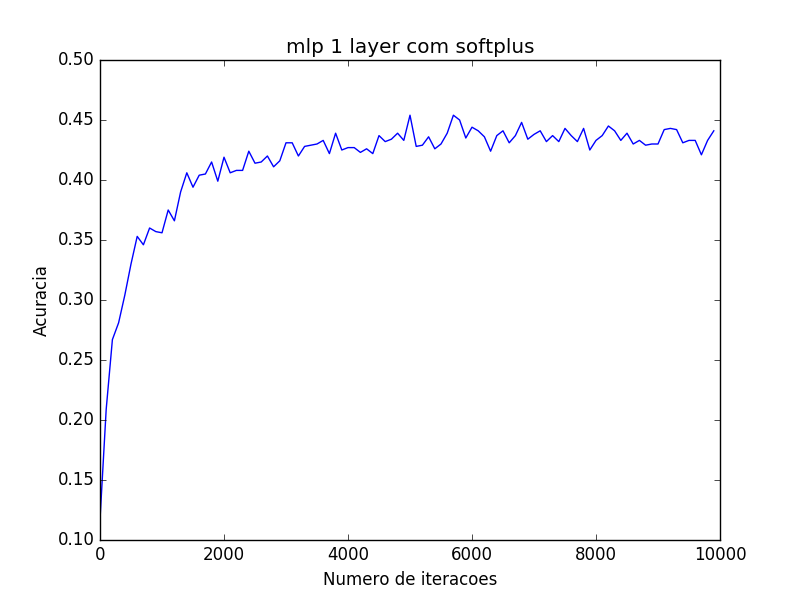
#> input picture graficos/mlp 1 layer com softplus-10000.png, 800 x 600 px; its folder holds only this picture in this run
$ python -i encoder_hist.py   (imports and definitions only)   (Python 2 division)
#> lines starting #> are read from the running program, lines starting #| are printed output that depends on the picture
import cv2
import numpy as np
import os

# retorna uma image com apenas um dos canais
def get_img_channel(img, channel):

	img_copy = np.copy(img)

	if channel == "r":
		img_copy[:,:,1] = 0
		img_copy[:,:,2] = 0

	elif channel == "g":
		img_copy[:,:,0] = 0
		img_copy[:,:,2] = 0

	elif channel == "b":
		img_copy[:,:,0] = 0
		img_copy[:,:,1] = 0

	return img_copy


# generate histogram as a np.array
def hist(img):

	R = get_img_channel(img, "r").flatten()
	G = get_img_channel(img, "g").flatten()
	B = get_img_channel(img, "b").flatten()

	hist_R,_ = np.histogram(R, bins=256)
	hist_G,_ = np.histogram(G, bins=256)
	hist_B,_ = np.histogram(B, bins=256)

	return hist_R, hist_G, hist_B

# standardize a list
def standardize(data):
	data[0] = 0
	mean = np.mean(data)
	std = np.std(data)
	return (data - mean)/std

# create a feature vector concatenating each image
def generate_vector(img_path):
	img = cv2.imread(img_path)
#> img is the input picture: shape (600, 800, 3); mean B, G, R 251.3, 250.2, 250.2
	img = cv2.cvtColor(img, cv2.COLOR_BGR2RGB)
	hist_R, hist_G, hist_B = hist(img)
#> in get_img_channel, `img_copy[:,:,1] = 0`:
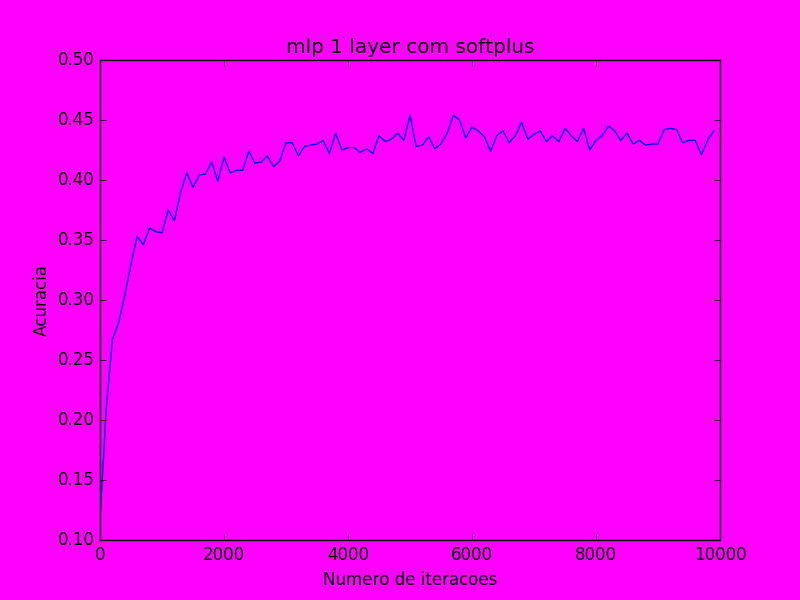
#> img_copy: shape (600, 800, 3); mean R, G, B 250.2, 0, 251.3
#> in get_img_channel, `img_copy[:,:,2] = 0`:
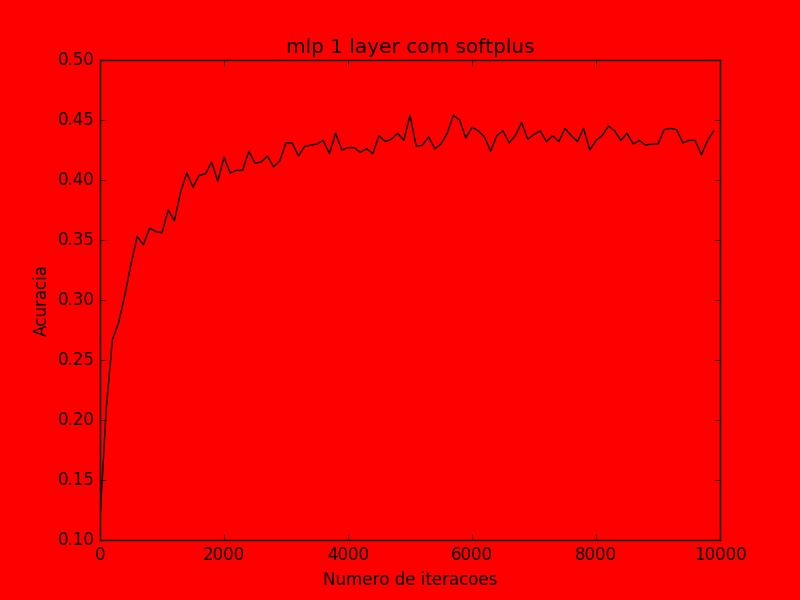
#> img_copy: shape (600, 800, 3); mean R, G, B 250.2, 0, 0
#> call 2 of get_img_channel, with channel = 'g'
#> in get_img_channel (call 2), `img_copy[:,:,0] = 0`:
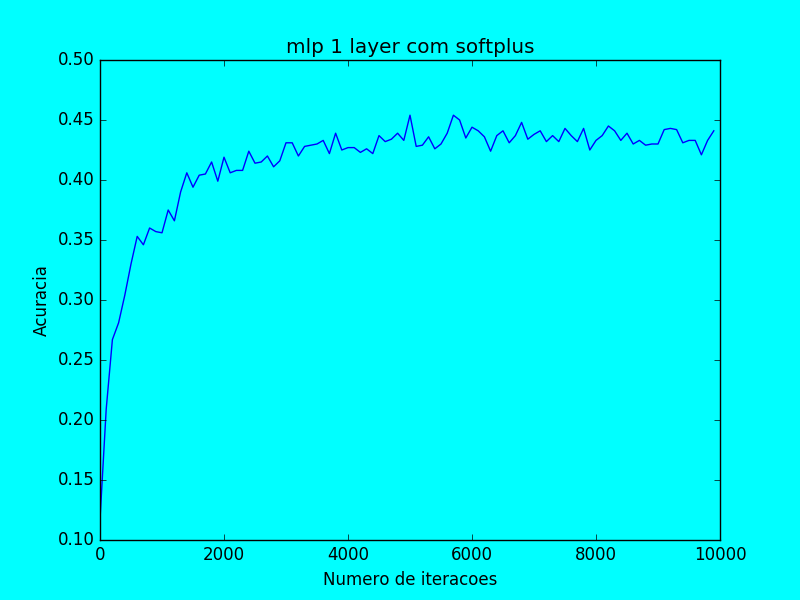
#> img_copy: shape (600, 800, 3); mean R, G, B 0, 250.2, 251.3
#> in get_img_channel (call 2), `img_copy[:,:,2] = 0`:
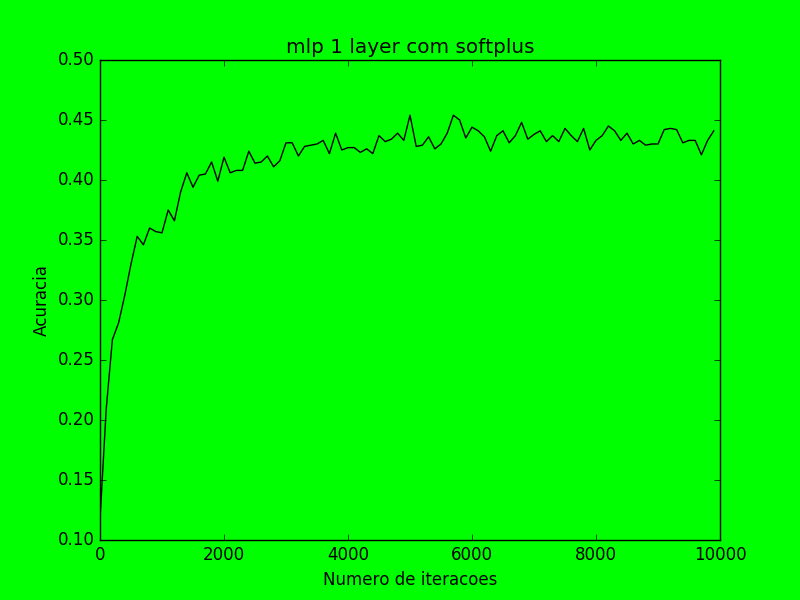
#> img_copy: shape (600, 800, 3); mean R, G, B 0, 250.2, 0
#> call 3 of get_img_channel, with channel = 'b'
#> in get_img_channel (call 3), `img_copy[:,:,1] = 0`:
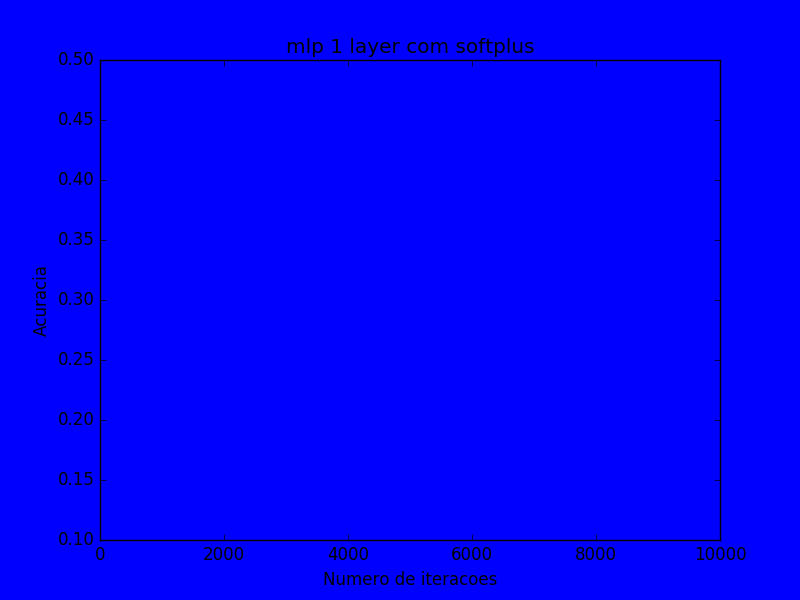
#> img_copy: shape (600, 800, 3); mean R, G, B 0, 0, 251.3
#> in hist, `hist_R,_ = np.histogram(R, bins=256)`: hist_R = 256 values, max 962576 at index 0, min 9 at index 123, mean 5625
#> in hist, `hist_G,_ = np.histogram(G, bins=256)`: hist_G has the same summary as hist_R
#> in hist, `hist_B,_ = np.histogram(B, bins=256)`: hist_B = 256 values, max 962200 at index 0, min 3 at index 123, mean 5625
#> hist_G has the same summary as hist_R in hist
	feature_vec = np.hstack( [standardize(hist_R), standardize(hist_G), standardize(hist_B)])
#> in standardize, `mean = np.mean(data)`: mean = 1864.9
#> in standardize, `std = np.std(data)`: std = 28898.5
#> feature_vec = 768 values, max 15.97 at index 767, min -0.0645 at index 0, mean -2.31e-18

	return feature_vec

# [46 lines left out: function encode, not called in this run]

>>> result = generate_vector('../graficos/mlp 1 layer com softplus-10000.png')
#> result has the same summary as feature_vec in generate_vector

$ run again, on graficos/mlp 2 layer com softplus-1000.png
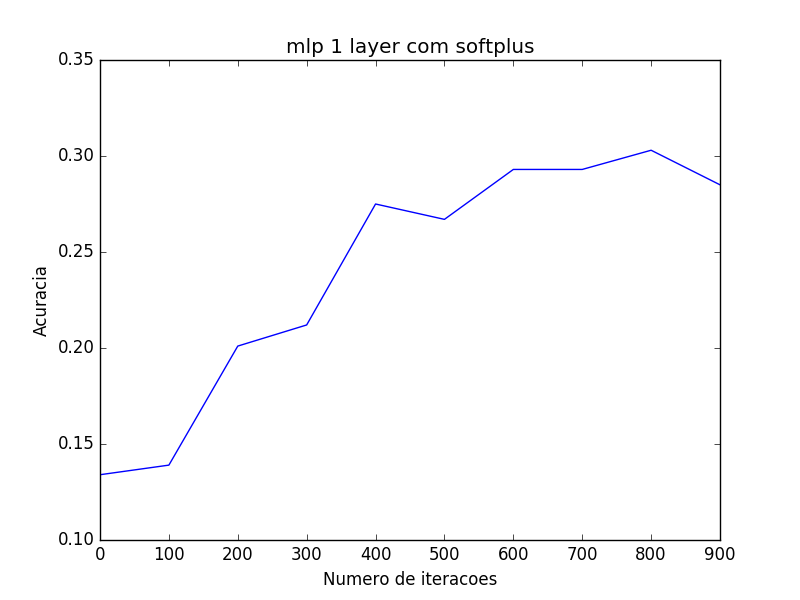
#> input picture graficos/mlp 2 layer com softplus-1000.png, 800 x 600 px
#> in generate_vector, img is the input picture: shape (600, 800, 3); mean B, G, R 251.3, 250.8, 250.8
#> in get_img_channel (call 2), `img_copy[:,:,2] = 0`:
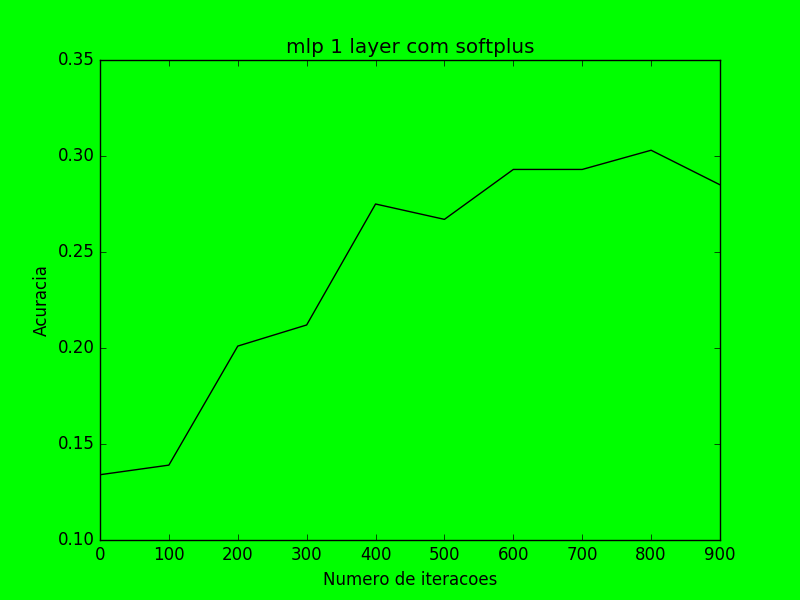
#> img_copy: shape (600, 800, 3); mean R, G, B 0, 250.8, 0
#> in get_img_channel (call 3), `img_copy[:,:,1] = 0`:
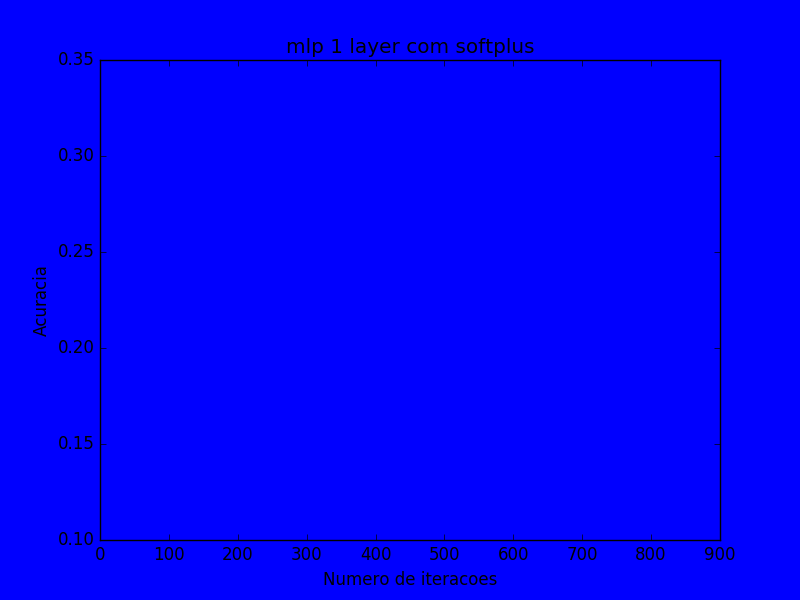
#> img_copy: shape (600, 800, 3); mean R, G, B 0, 0, 251.3
#> in hist, `hist_R,_ = np.histogram(R, bins=256)`: hist_R = 256 values, max 962456 at index 0, min 7 at index 78, mean 5625
#> in hist, `hist_G,_ = np.histogram(G, bins=256)`: hist_G has the same summary as hist_R
#> in hist, `hist_B,_ = np.histogram(B, bins=256)`: hist_B = 256 values, max 962200 at index 0, min 3 at index 108, mean 5625
#> in generate_vector, `hist_R, hist_G, hist_B = hist(img)`: hist_G has the same summary as hist_R in hist
#> mean = 1865.4
#> std = 29002.1
#> feature_vec = 768 values, max 15.97 at index 767, min -0.0643 at index 0, mean 2.31e-18
#> result has the same summary as feature_vec in generate_vector
